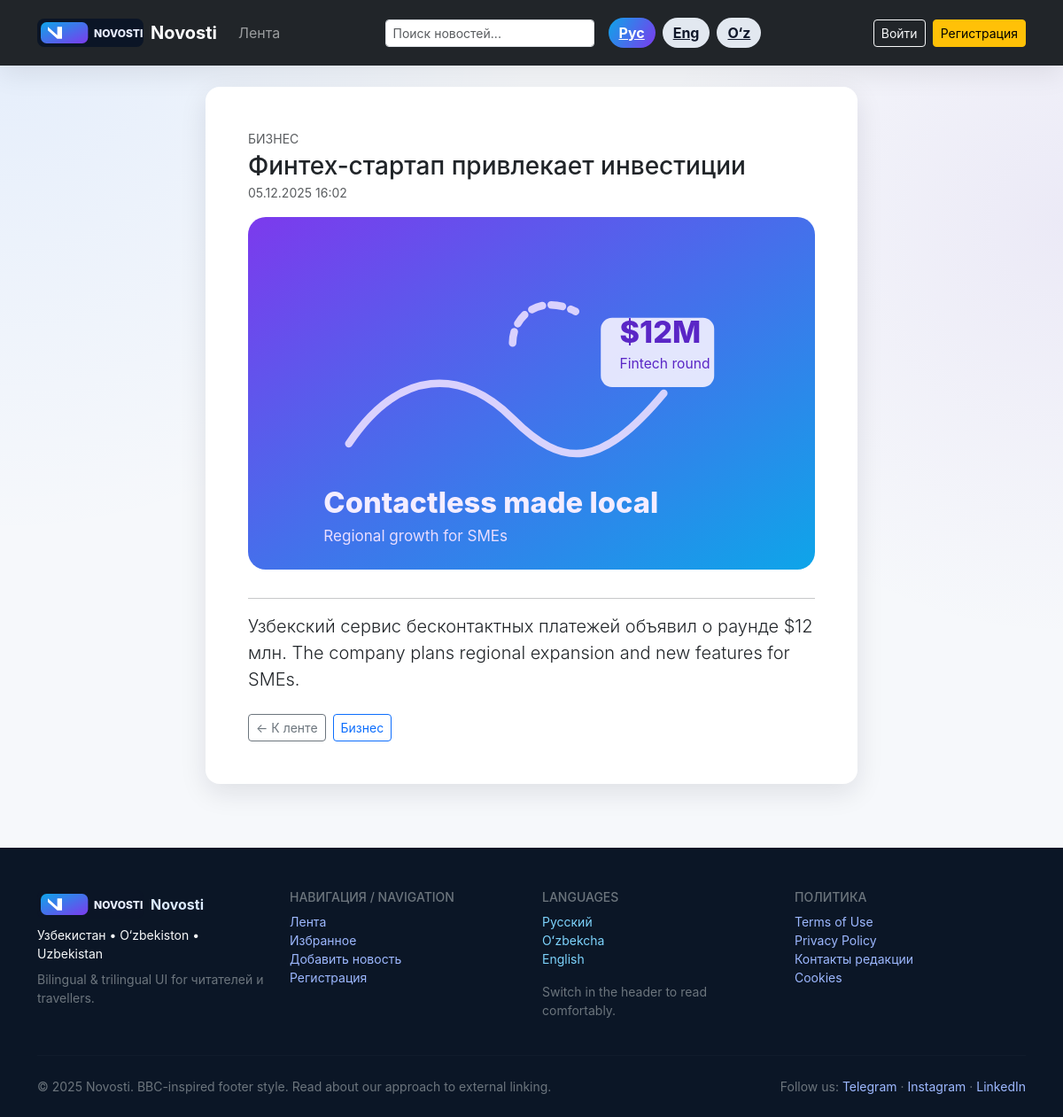
/news/12/, run on the app's committed database.
### index/models.py (models this page shows, shortened)
class News(models.Model):
    title = models.CharField(
        max_length=128,
        verbose_name='Заголовок'
    )
    content = models.TextField(
        verbose_name='Основной текст'
    )
    image_url = models.URLField(
        verbose_name='Изображение',
        blank=True,
        help_text='Ссылка на обложку или иллюстрацию новости'
    )
    news_category = models.ForeignKey(
        NewsCategory,
        on_delete=models.CASCADE,
        verbose_name='Категория'
    )
    date_added = models.DateTimeField(
        auto_now_add=True
    )
    image_url = models.URLField(blank=True, null=True)  # или ImageField, CharField и т.д.
    class Meta:
        verbose_name = 'Новость'
        verbose_name_plural = 'Новости'

class NewsCategory(models.Model):
    category_name = models.CharField(
        max_length=32,
        verbose_name='Название категории'
    )
    date_added = models.DateTimeField(
        auto_now_add=True
    )
    class Meta:
        verbose_name = 'Категорию'
        verbose_name_plural = 'Категории'

### index/views.py (the view)
# urls.py: path('news/<int:nc>/', views.news_page, name='news_detail'),
def news_page(request, nc):
    lang_ctx = _language_bundle(request)
    news_item = get_object_or_404(News, id=nc)
    is_favorite = False
    if request.user.is_authenticated and _favorite_table_ready():
        is_favorite = Favorite.objects.filter(
            user=request.user, news=news_item
        ).exists()
    context = {
        'news': news_item,
        'is_favorite': is_favorite,
        **lang_ctx,
    }
    return render(request, 'news.html', context)

### index/context_processors.py (called while the page is built)
def language_context(request):
    selected = request.GET.get('lang') or request.session.get('lang') or 'ru'
    lang = resolve_language(selected)
    request.session['lang'] = lang
    return {
        'lang': lang,
        'languages': LANGUAGES,
        'ui': LANGUAGES[lang],
    }

### index/language.py (called while the page is built)
def resolve_language(code: str) -> str:
    if code in LANGUAGES:
        return code
    return DEFAULT_LANG

### index/views.py (called while the page is built)
def _language_bundle(request):
    selected = request.GET.get('lang') or request.session.get('lang') or 'ru'
    lang = resolve_language(selected)
    request.session['lang'] = lang
    return {
        'lang': lang,
        'languages': LANGUAGES,
        'ui': LANGUAGES[lang],
    }

### index/templates/news.html (shortened to what this page needs)
{% extends 'base.html' %}
{% block content %}
<div class="row justify-content-center">
    <div class="col-lg-10 col-xl-8">
        <div class="card card-elevated p-4 p-lg-5">
            <div class="d-flex justify-content-between align-items-start mb-3">
                <div>
                    <p class="text-uppercase small text-muted mb-1">{{ news.news_category.category_name }}</p>
                    <h1 class="h3 mb-0">{{ news.title }}</h1>
                    <small class="text-muted">{{ news.date_added|date:"d.m.Y H:i" }}</small>
                </div>
            </div>
            {% if news.image_url %}
                <img src="{{ news.image_url }}" class="w-100 rounded-3 mb-3" alt="{{ news.title }}">
            {% endif %}
            <hr>
            <article class="lead" style="white-space: pre-line;">{{ news.content }}</article>
            <div class="mt-4 d-flex gap-2">
                <a href="{% url 'home' %}" class="btn btn-outline-secondary btn-sm">← К ленте</a>
                <a href="{% url 'category_detail' news.news_category.id %}" class="btn btn-outline-primary btn-sm">{{ news.news_category.category_name }}</a>
            </div>
        </div>
    </div>
</div>
{% endblock %}

### index/templates/base.html (style rules this page uses)
body { background: radial-gradient(circle at 0% 0%, rgba(13,110,253,0.08), transparent 35%), radial-gradient(circle at 100% 20%, rgba(111,66,193,0.08), transparent 30%), #f6f8fb; min-height: 100vh; color: #0f172a; font-family: 'Inter', 'Segoe UI', system-ui, -apple-system, sans-serif; }
.card-elevated { border: none; border-radius: 1rem; box-shadow: 0 10px 30px rgba(15, 23, 42, 0.1); transition: transform .2s ease, box-shadow .2s ease; overflow: hidden; }

### data on the page
News: news_category.category_name "БИЗНЕС", title "Финтех-стартап привлекает инвестиции", date_added "05.12.2025 16:02", image_url (picture), content "Узбекский сервис бесконтактных платежей объявил о раунде $12 млн. The company plans regional expansion and new features for SMEs.", news_category.category_name "Бизнес"

### other printed values
{{ ui.nav_home }} "Лента"
{{ meta.label }} "Рус" "Eng" "O‘z"
{{ ui.nav_login }} "Войти"
{{ ui.nav_register }} "Регистрация"
{{ ui.nav_favorites }} "Избранное"
{{ ui.add_news_cta }} "Добавить новость"
